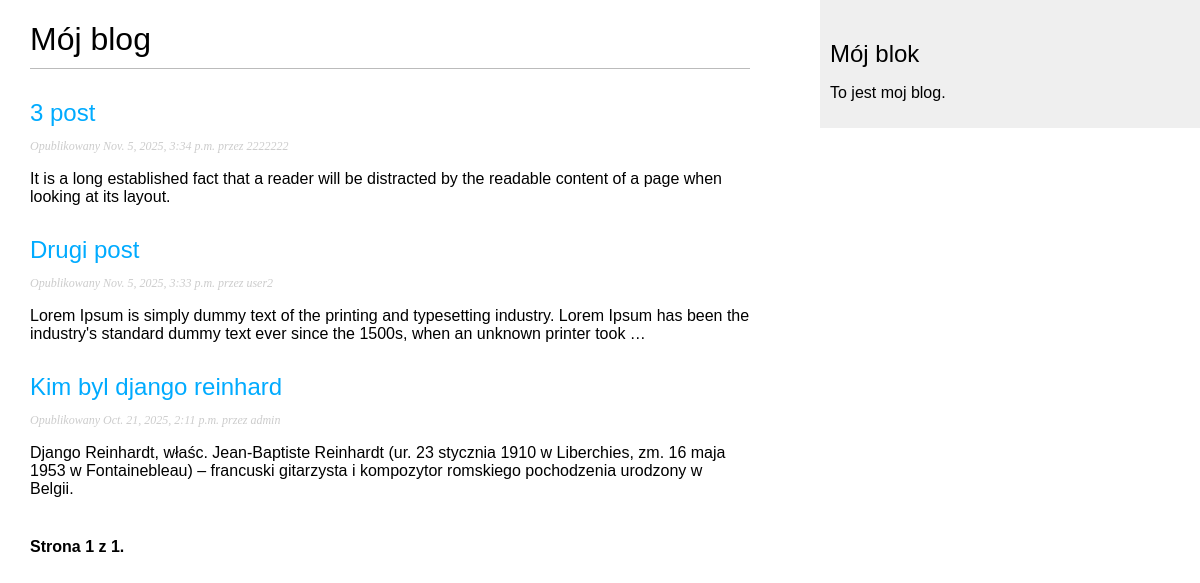
/blog/, run on an earlier commit of the app's database.
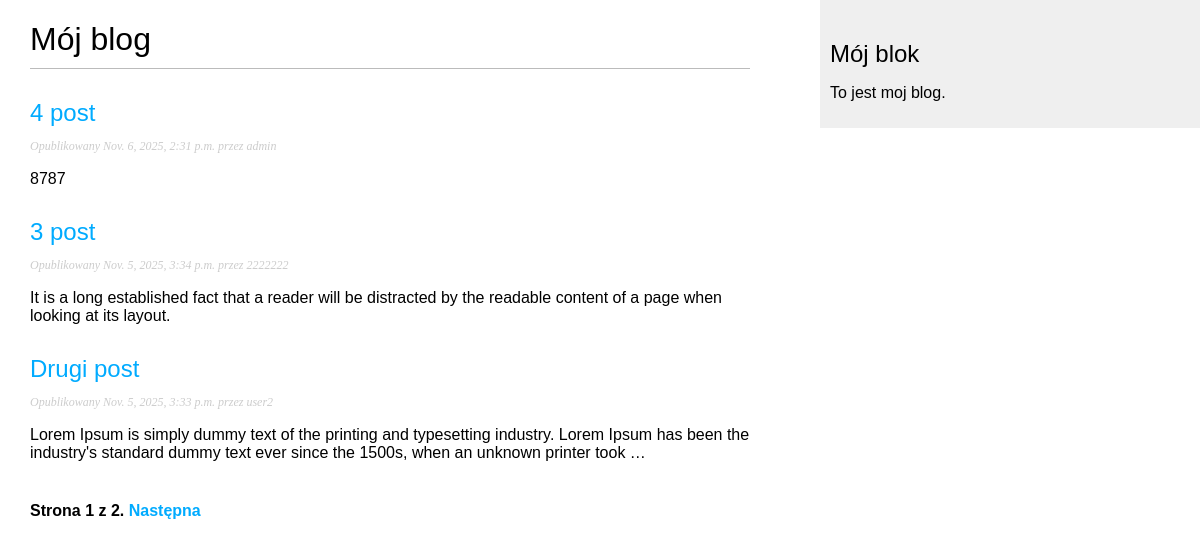
And on a later commit of the database.
### blog/models.py (models this page shows, shortened)
class Post(models.Model):
    class Status(models.TextChoices):
        DRAFT ='DF', 'Roboczy'
        PUBLISHED = 'PB', 'Opublikowany'
    title = models.CharField(max_length=250)
    slug = models.SlugField(
        max_length=250,
        unique_for_date='publish'
    )
    author = models.ForeignKey(
        settings.AUTH_USER_MODEL,
        on_delete=models.CASCADE,
        related_name='blog_posts'
    )
    body = models.TextField()
    publish = models.DateTimeField(db_default=Now())
    created = models.DateTimeField(auto_now_add=True)
    updated = models.DateTimeField(auto_now=True)
    status = models.CharField(
        max_length=2,
        choices=Status,
        default=Status.DRAFT
    )
    objects = models.Manager()  #menadzer domyslny
    published = PublishedManager() #menedzer niestandardowy
    class Meta:
        ordering = ['-publish']
        indexes = [
            models.Index(fields=['-publish']),
        ]
    def get_absolute_url(self):
        return reverse(
            'blog:post_detail',
            args=[self.publish.year,
                  self.publish.month,
                  self.publish.day,
                  self.slug
                  ]
        )

### blog/views.py (the view)
# urls.py: path('', views.post_list, name='post_list'),
def post_list(request):
    post_list = Post.published.all()
    paginator = Paginator(post_list, 3)
    page_number = request.GET.get('page', 1)
    posts = paginator.page(page_number)
    return render(
        request,
        'blog/post/list.html',
        {'posts': posts}
    )

### blog/models.py (called while the page is built)
    def get_queryset(self):
        return (
            super().get_queryset().filter(status=Post.Status.PUBLISHED)
        )

### blog/templates/blog/post/list.html (shortened to what this page needs)
{% extends "blog/baza.html" %}
{%block content %}
<h1>Mój blog</h1>
{% for post in posts %}
    <h2>
       <a href="{{ post.get_absolute_url }}">
           {{ post.title }}
       </a>
    </h2>
    <p class="date">
        Opublikowany {{ post.publish }} przez {{ post.author }}
    </p>
    {{ post.body|truncatewords:30|linebreaks }}
    {% endfor %}
    {% include "pagination.html" with page=posts %}
{% endblock %}

What changed in the data, as far as the page shows it:
no longer on this page (row unchanged): Post: title "Kim byl django reinhard", publish "Oct. 21, 2025, 2:11 p.m.", author "admin", body "Django Reinhardt, właśc. Jean-Baptiste Reinhardt (ur. 23 stycznia 1910 w Liberchies, zm. 16 maja 1953 w Fontainebleau) – francuski gitarzysta i kompozytor romskiego pochodzenia urodzony w Belgii."
added Post: title "4 post", publish "Nov. 6, 2025, 2:31 p.m.", author "admin", body "8787"
Also different on the page:
{{ page.paginator.num_pages }}: "1" → "2"
text now shown: "Następna"
